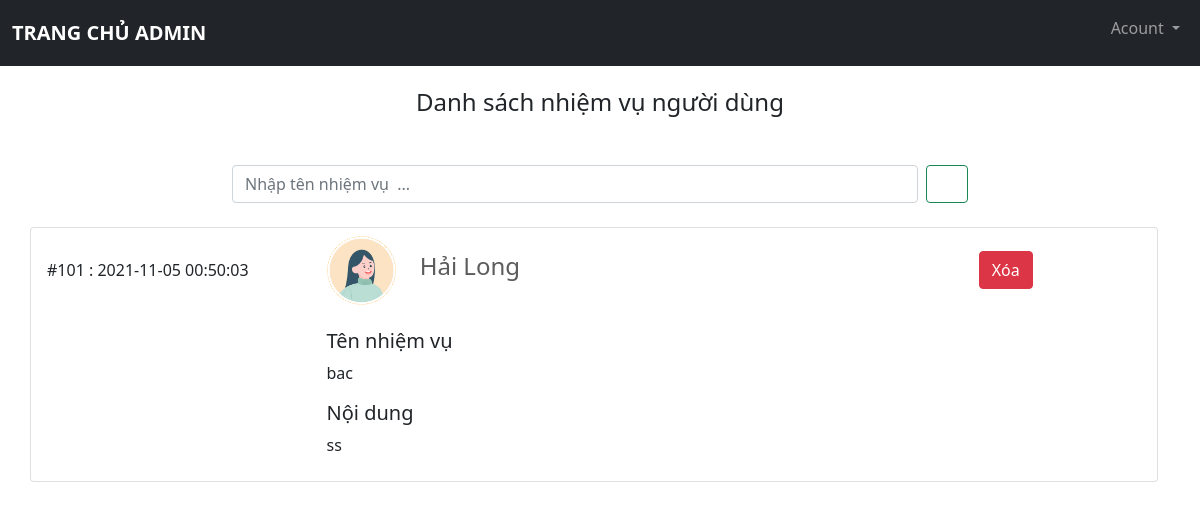
The page /src/admin/dsnhiemvu.php (signed in) on the database its author committed.
### tables this page shows
CREATE TABLE `tb_nhiemvu` (
  `id_nhiemvu` int(10) UNSIGNED NOT NULL,
  `noidung` varchar(1000) NOT NULL,
  `id_nguoidung` int(10) UNSIGNED NOT NULL,
  `thoigian` datetime NOT NULL DEFAULT current_timestamp(),
  `tennhiemvu` varchar(150) NOT NULL
);

CREATE TABLE `tb_nguoidung` (
  `id_nguoidung` int(10) UNSIGNED NOT NULL,
  `tennguoidung` varchar(100) NOT NULL,
  `sodienthoai` varchar(13) NOT NULL,
  `ngaysinh` date NOT NULL,
  `diachi` varchar(255) NOT NULL,
  `email` varchar(255) NOT NULL,
  `gioitinh` tinyint(1) NOT NULL,
  `mota` varchar(2000) NOT NULL
);

### src/admin/dsnhiemvu.php (the view, shortened to what this page needs)
<?php
    include './menu_footer/menu.php';
?>
    <div class="container">
        <h4 class="text-center mt-4 mb-4">Danh sách nhiệm vụ người dùng</h4>
        <div class="row mt-5">
            <div class="col-2"></div>
            <div class="col-8 d-flex">
                <input type="text" class="form-control me-2" id="txttimkiemnhiemvu" placeholder="Nhập tên nhiệm vụ  ...">
                <button class="btn btn-outline-success " type="submit" name = "timkiem" id="timkiemnguoidungnv" ><i class="far fa-search"></i></button>
            </div>
            <div class="col-2"></div>
        </div>
        <div class="row ">
            <ul class="list-group dsnhiemvu">
                <?php
                    include '../config/config.php';
                    $sql_nhiemvu = "SELECT * FROM tb_nhiemvu ORDER BY id_nhiemvu DESC ";
                    $result_nhiemvu= mysqli_query($conn,$sql_nhiemvu);
                    if(mysqli_num_rows($result_nhiemvu)>0){
                        while($row_nhiemvu = mysqli_fetch_assoc($result_nhiemvu)){
                                $id_nguoidung = $row_nhiemvu['id_nguoidung'];
                                $sql_user = "SELECT * FROM tb_nguoidung WHERE id_nguoidung= '$id_nguoidung'";
                                $result_user = mysqli_query($conn,$sql_user);
                                $row_user = mysqli_fetch_assoc($result_user);
                            ?>
                                <li class="mt-4 list-group-item lidsnhiemvu" >
                                        <div class="row dsnhiemvu">
                                            <div class="col-3">
                                                    #<?php echo $row_nhiemvu['id_nhiemvu'].' : '.$row_nhiemvu['thoigian'] ?>
                                            </div>
                                            <div class="col-lg-1 col-md-3 col-sm-2">
                                                <a href="http://localhost/BTL_QuanLiThongTinCaNhan/src/admin/trangcanhannguoidung.php?id_nguoidung= <?php echo $row_user['id_nguoidung'] ?>">
                                                    <?php
                                                        $gioitinh = $row_user['gioitinh'];
                                                        if($gioitinh == '0'){
                                                            echo '<img src="http://localhost/BTL_QuanLiThongTinCaNhan/src/user/image_user/avatar_female.png" class="img-fluid" >';
                                                        }else{
                                                            echo '<img src="http://localhost/BTL_QuanLiThongTinCaNhan/src/user/image_user/avatar_male.png" class="img-fluid">';
                                                        }
                                                    ?>
                                                </a>
                                            </div>
                                            <div class="col-lg-6 col-md-4 col-sm-5">
                                                <a href="http://localhost/BTL_QuanLiThongTinCaNhan/src/admin/trangcanhannguoidung.php?id_nguoidung= <?php echo $row_user['id_nguoidung'] ?>">
                                                    <h4><?php echo $row_user['tennguoidung'] ?></h4>
                                                </a>
                                            </div>
                                            <div class="col-2">
                                                <button class="btn btn-danger xoanhiemvu">Xóa</button>
                                            </div>
                                        </div>
                                        <br>
                                        <div class="row">
                                            <div class="col-3"></div>
                                            <div class="col-3">
                                                <h5>Tên nhiệm vụ</h5> <p><?php echo $row_nhiemvu['tennhiemvu'] ?></p>
                                            </div>
                                        </div>
                                        <div class="row">
                                            <div class="col-3"></div>
                                            <div class="col-3">
                                                <h5>Nội dung</h5> <p><?php echo $row_nhiemvu['noidung'] ?></p>
                                            </div>
                                        </div>
                                </li>
                            <?php
                        }
                    }else{
                        echo '<h4 class="mt-5 text-center">Danh sách nhiệm vụ trống</h4>';
                        echo'<img src="http://localhost/BTL_QuanLiThongTinCaNhan/src/admin/image_admin/image_1.jpg" class="img-fluid">';
                    }
                ?>
            </ul>
        </div>
    </div>
<?php
    include './menu_footer/footer.php';
?>

### src/admin/css/style.css (style rules this page uses)
:root { --offcanvas-width:270px; --topNavbarHeight: 56px; }
.dsnhiemvu { align-items: center; }
.lidsnhiemvu a { text-decoration: none; color: rgb(92, 92, 92); }

### rows shown on the page
tb_nhiemvu: id_nhiemvu "101", thoigian "2021-11-05 00:50:03", id_nguoidung.tennguoidung "Hải Long", tennhiemvu "bac", noidung "ss"
